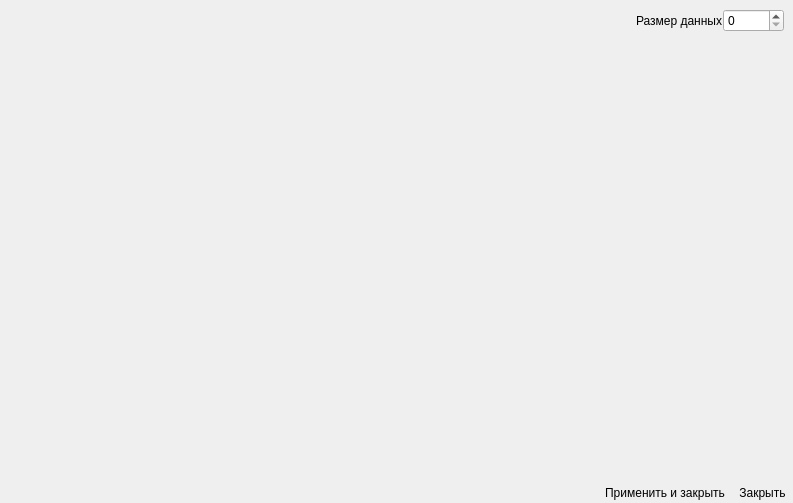
<?xml version="1.0" encoding="UTF-8"?>
<ui version="4.0">
 <class>ByteArrayEditor</class>
 <widget class="QDialog" name="ByteArrayEditor">
  <property name="geometry">
   <rect>
    <x>0</x>
    <y>0</y>
    <width>793</width>
    <height>503</height>
   </rect>
  </property>
  <property name="windowTitle">
   <string>Hex редактор</string>
  </property>
  <layout class="QVBoxLayout" name="verticalLayout_2">
   <property name="spacing">
    <number>0</number>
   </property>
   <property name="leftMargin">
    <number>0</number>
   </property>
   <property name="topMargin">
    <number>0</number>
   </property>
   <property name="rightMargin">
    <number>0</number>
   </property>
   <property name="bottomMargin">
    <number>0</number>
   </property>
   <item>
    <layout class="QHBoxLayout" name="horizontalLayout_2">
     <item>
      <widget class="PropertyBrowser3Qt::QHexEdit" name="hexEditor" native="true">
       <property name="enabled">
        <bool>true</bool>
       </property>
       <property name="sizePolicy">
        <sizepolicy hsizetype="Expanding" vsizetype="Expanding">
         <horstretch>0</horstretch>
         <verstretch>0</verstretch>
        </sizepolicy>
       </property>
      </widget>
     </item>
     <item>
      <layout class="QVBoxLayout" name="verticalLayout">
       <property name="leftMargin">
        <number>9</number>
       </property>
       <property name="topMargin">
        <number>9</number>
       </property>
       <property name="rightMargin">
        <number>9</number>
       </property>
       <property name="bottomMargin">
        <number>9</number>
       </property>
       <item>
        <layout class="QHBoxLayout" name="horizontalLayout_3">
         <item>
          <widget class="QLabel" name="label">
           <property name="text">
            <string>Размер данных</string>
           </property>
          </widget>
         </item>
         <item>
          <widget class="QSpinBox" name="dataSizeSpinBox">
           <property name="maximum">
            <number>10000</number>
           </property>
          </widget>
         </item>
        </layout>
       </item>
       <item>
        <spacer name="verticalSpacer">
         <property name="orientation">
          <enum>Qt::Orientation::Vertical</enum>
         </property>
         <property name="sizeType">
          <enum>QSizePolicy::Policy::Expanding</enum>
         </property>
         <property name="sizeHint" stdset="0">
          <size>
           <width>20</width>
           <height>40</height>
          </size>
         </property>
        </spacer>
       </item>
      </layout>
     </item>
    </layout>
   </item>
   <item>
    <layout class="QHBoxLayout" name="horizontalLayout">
     <item>
      <spacer name="horizontalSpacer">
       <property name="orientation">
        <enum>Qt::Orientation::Horizontal</enum>
       </property>
       <property name="sizeHint" stdset="0">
        <size>
         <width>40</width>
         <height>20</height>
        </size>
       </property>
      </spacer>
     </item>
     <item>
      <widget class="QToolButton" name="applyButton">
       <property name="toolTip">
        <string>Применить и закрыть</string>
       </property>
       <property name="statusTip">
        <string>Применить и закрыть</string>
       </property>
       <property name="whatsThis">
        <string>Закрывает окно применяя изменения</string>
       </property>
       <property name="text">
        <string>Применить и закрыть</string>
       </property>
       <property name="iconSize">
        <size>
         <width>36</width>
         <height>36</height>
        </size>
       </property>
       <property name="autoRaise">
        <bool>true</bool>
       </property>
      </widget>
     </item>
     <item>
      <widget class="QToolButton" name="cancelButton">
       <property name="toolTip">
        <string>Закрыть</string>
       </property>
       <property name="statusTip">
        <string>Закрыть</string>
       </property>
       <property name="whatsThis">
        <string>Закрывает окно без сохранения изменений</string>
       </property>
       <property name="text">
        <string>Закрыть</string>
       </property>
       <property name="iconSize">
        <size>
         <width>36</width>
         <height>36</height>
        </size>
       </property>
       <property name="autoRaise">
        <bool>true</bool>
       </property>
      </widget>
     </item>
    </layout>
   </item>
  </layout>
 </widget>
 <customwidgets>
  <customwidget>
   <class>PropertyBrowser3Qt::QHexEdit</class>
   <extends>QWidget</extends>
   <header>ByteArrayPropertyItem/qhexedit.h</header>
   <container>1</container>
  </customwidget>
 </customwidgets>
 <resources/>
 <connections/>
</ui>
